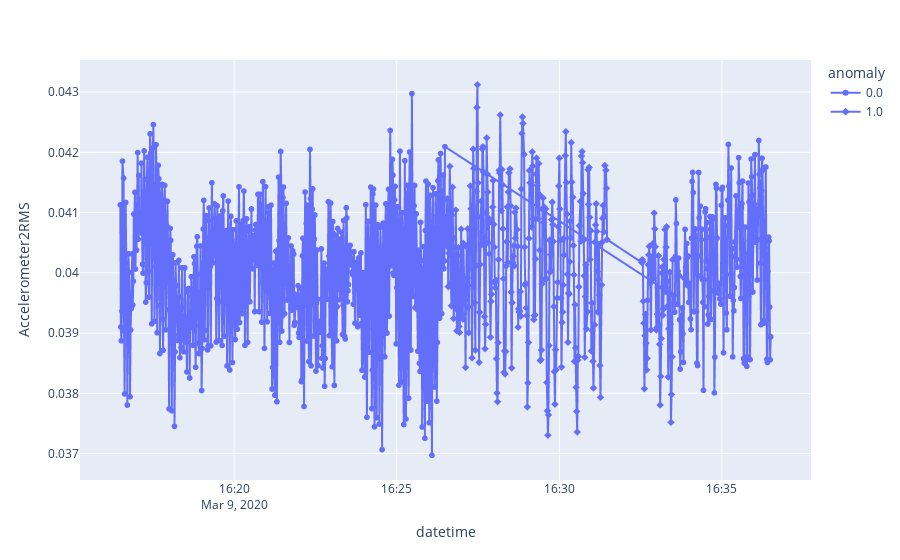

The notebook cell this image was saved under:
### Code cell
fig = px.line(df, x='datetime', y='Accelerometer2RMS', markers='r', symbol="anomaly")

fig.show()

### Figure 1 — Plotly figure (JSON) as saved in the notebook; plotly's stock layout.template omitted (floating-point values rounded to 4 significant figures; data arrays with more than 128 entries replaced by an {"elided": "..."} marker saying what was removed)
{"data": [{"hovertemplate": "anomaly=0.0<br>datetime=%{x}<br>Accelerometer2RMS=%{y}<extra></extra>", "legendgroup": "0.0", "line": {"color": "#636efa", "dash": "solid"}, "marker": {"symbol": "circle"}, "mode": "markers+lines", "name": "0.0", "showlegend": true, "type": "scattergl", "x": {"elided": "730 str values"}, "xaxis": "x", "y": {"elided": "730 float values"}, "yaxis": "y"}, {"hovertemplate": "anomaly=1.0<br>datetime=%{x}<br>Accelerometer2RMS=%{y}<extra></extra>", "legendgroup": "1.0", "line": {"color": "#636efa", "dash": "solid"}, "marker": {"symbol": "diamond"}, "mode": "markers+lines", "name": "1.0", "showlegend": true, "type": "scattergl", "x": {"elided": "333 str values"}, "xaxis": "x", "y": {"elided": "333 float values"}, "yaxis": "y"}], "layout": {"legend": {"title": {"text": "anomaly"}, "tracegroupgap": 0}, "margin": {"t": 60}, "xaxis": {"anchor": "y", "domain": [0, 1], "title": {"text": "datetime"}}, "yaxis": {"anchor": "x", "domain": [0, 1], "title": {"text": "Accelerometer2RMS"}}}}
